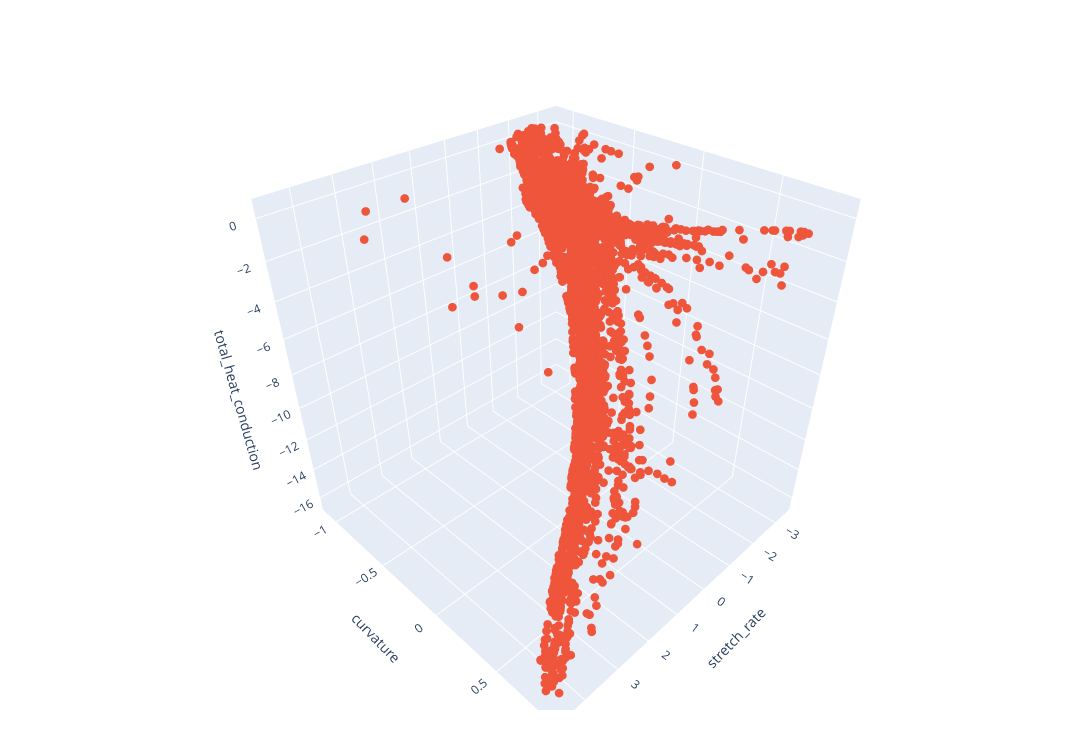

This figure's notebook cell:
### Code cell
# ============================================================
# ADD: TRIM LOW/HIGH PERCENTILE OUTLIERS IN 3D (x,y,z) THEN PLOT
# - Removes points outside [q_low, q_high] for EACH of the 3 dims
# - Applies globally (across all timesteps/isotherms) by default
# ============================================================

def trim_outliers_by_percentile_3d(
    df_all: pd.DataFrame,
    var_x3d: str = "stretch_rate",
    var_y3d: str = "curvature",
    var_z3d: str = "DW_FDS",
    q_low: float = 0.01,     # remove lowest 1%
    q_high: float = 0.99,    # remove highest 1%
) -> pd.DataFrame:
    """
    Keeps only rows that fall within [q_low, q_high] quantiles for EACH dimension.
    This removes extreme tails in each axis (noise/outliers).

    Returns a filtered copy of df_all.
    """
    cols = [var_x3d, var_y3d, var_z3d, "timestep", "isotherm"]
    missing = [c for c in cols if c not in df_all.columns]
    if missing:
        raise KeyError(f"Missing columns: {missing}")

    df = df_all[cols].replace([np.inf, -np.inf], np.nan).dropna().copy()

    x_lo, x_hi = df[var_x3d].quantile([q_low, q_high]).to_numpy()
    y_lo, y_hi = df[var_y3d].quantile([q_low, q_high]).to_numpy()
    z_lo, z_hi = df[var_z3d].quantile([q_low, q_high]).to_numpy()

    mask = (
        df[var_x3d].between(x_lo, x_hi) &
        df[var_y3d].between(y_lo, y_hi) &
        df[var_z3d].between(z_lo, z_hi)
    )

    df_f = df.loc[mask].copy()

    removed = len(df) - len(df_f)
    print(
        f"Trimming percentiles per-dim: [{q_low:.3f}, {q_high:.3f}] -> "
        f"kept {len(df_f):,}/{len(df):,} (removed {removed:,})\n"
        f"  {var_x3d}: [{x_lo:.4e}, {x_hi:.4e}]\n"
        f"  {var_y3d}: [{y_lo:.4e}, {y_hi:.4e}]\n"
        f"  {var_z3d}: [{z_lo:.4e}, {z_hi:.4e}]"
    )

    return df_f


ISOLEVELS = [4, 4.5]
TIMESTEPS = [210, 200, 190, 180]  # <-- put your timesteps here
# -----------------------
# USE IT: FILTER THEN PLOT
# -----------------------
df_all_filt = trim_outliers_by_percentile_3d(
    df_all=df_all,
    var_x3d="stretch_rate",
    var_y3d="curvature",
    var_z3d="total_heat_conduction",
    q_low=0.01,      # change as desired (e.g., 0.02)
    q_high=0.99,     # change as desired (e.g., 0.98)
)

fig = plot_state3d_discrete_isotherms_all_timesteps(
    df_all=df_all_filt,
    isolevels=ISOLEVELS,
    var_x3d="stretch_rate",
    var_y3d="curvature",
    var_z3d="total_heat_conduction",
    marker_size=3,
)
fig.show()

# (Optional) same filtering works with the animated slider too:
# fig_anim = plot_state3d_discrete_isotherms_with_timestep_slider(
#     df_all=df_all_filt,
#     isolevels=ISOLEVELS,
#     timesteps=TIMESTEPS,
#     var_x3d="stretch_rate",
#     var_y3d="curvature",
#     var_z3d="DW_FDS",
#     marker_size=3,
# )
# fig_anim.show()

### Figure 1 — Plotly figure (JSON) as saved in the notebook; plotly's stock layout.template omitted (floating-point values rounded to 4 significant figures; data arrays with more than 128 entries replaced by an {"elided": "..."} marker saying what was removed)
{"data": [{"customdata": {"elided": "16838x2 float values"}, "hovertemplate": "isotherm=%{customdata[0]:g}<br>timestep=%{customdata[1]}<br>stretch_rate=%{x:.4e}<br>curvature=%{y:.4e}<br>total_heat_conduction=%{z:.4e}<extra></extra>", "marker": {"color": "#EF553B", "size": 3}, "mode": "markers", "name": "iso=4.5", "type": "scatter3d", "x": {"elided": "16838 float values"}, "y": {"elided": "16838 float values"}, "z": {"elided": "16838 float values"}}], "layout": {"height": 750, "legend": {"title": {"text": "Isotherm"}}, "margin": {"b": 40, "l": 60, "r": 40, "t": 40}, "scene": {"xaxis": {"title": {"text": "stretch_rate"}}, "yaxis": {"title": {"text": "curvature"}}, "zaxis": {"title": {"text": "total_heat_conduction"}}}, "width": 1100}}
